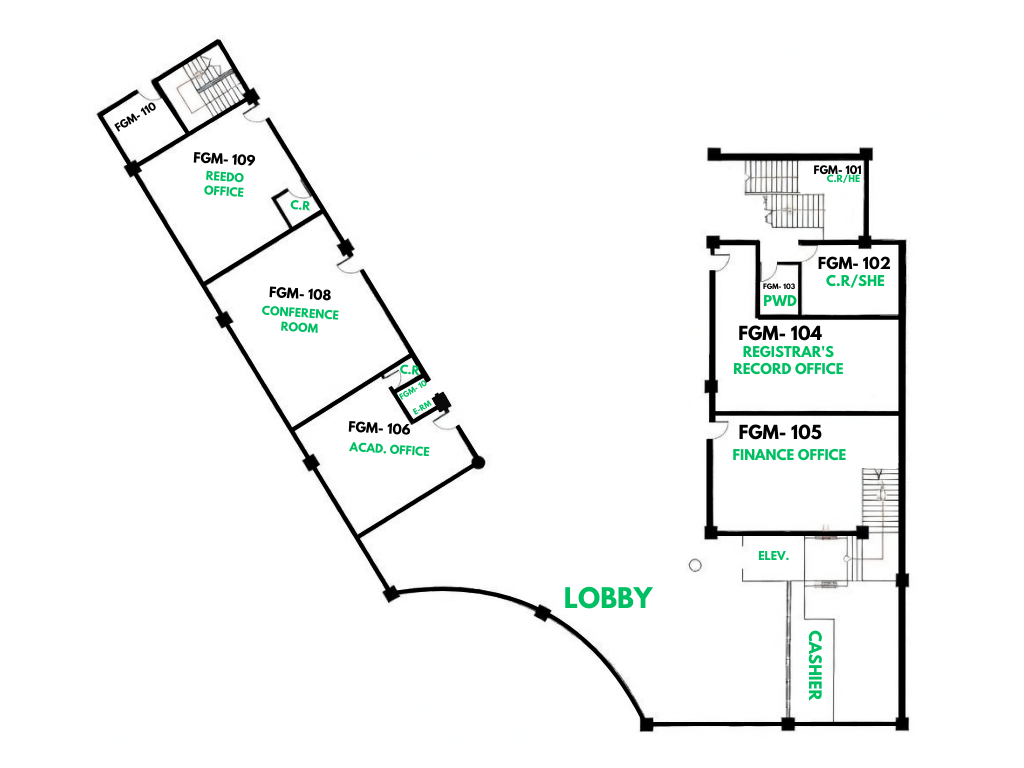
#> input picture SchoolBlueprints/FGM 1ST.png, 1024 x 768 px, found by its file name
$ python generate_data.py
#> lines starting #> are read from the running program, lines starting #| are printed output that depends on the picture; after the words box and inside, x2 and y2 are one past the last pixel; in counts of white or black regions, pixels touching at a corner belong together
import cv2
import numpy as np
import json
import os

# 🔧 SETTINGS
GRID_SIZE = 8        # Slightly larger cells = less noise
OUTPUT_DIR = "grids"

# 📁 INPUT DATA
data = {
    "FGM": {
        "Floor 1": "SchoolBlueprints/FGM 1ST.png",
        "Floor 2": "SchoolBlueprints/FGM 2ND.png",
        "Floor 3": "SchoolBlueprints/FGM 3RD.png",
        "Floor 4": "SchoolBlueprints/FGM 4TH.png",
        "Floor 5": "SchoolBlueprints/FGM 5TH.png"
    },
    "EMM": {
        "Floor 1": "SchoolBlueprints/EMM 1ST FLOOR.png",
        "Floor 2": "SchoolBlueprints/EMM 2ND FLOOR.png",
        "Floor 3": "SchoolBlueprints/EMM 3RD FLOOR.png",
        "Floor 4": "SchoolBlueprints/EMM 4TH FLOOR.png"
    }
}

os.makedirs(OUTPUT_DIR, exist_ok=True)


# ============================================================
# 🧱 WALL DETECTION — only detect DARK wall lines
# Blueprint backgrounds are white/light; walls are thick dark lines
# ============================================================
def detect_walls(img):
    gray = cv2.cvtColor(img, cv2.COLOR_BGR2GRAY)

    # Step 1: Threshold — only keep VERY dark pixels (actual wall lines)
    # Walls in blueprints are typically near-black (< 80 brightness)
    _, dark_only = cv2.threshold(gray, 80, 255, cv2.THRESH_BINARY_INV)

    # Step 2: Remove small noise dots (text, tiny marks)
    # Only keep structures that are at least 3x3 pixels
    kernel_open = np.ones((3, 3), np.uint8)
    cleaned = cv2.morphologyEx(dark_only, cv2.MORPH_OPEN, kernel_open)

    # Step 3: Dilate slightly so walls cover their grid cells properly
    kernel_dilate = np.ones((4, 4), np.uint8)
    thick = cv2.dilate(cleaned, kernel_dilate, iterations=1)

    return thick


# ============================================================
# 🧩 GRID GENERATION
# A cell is a wall only if it has SIGNIFICANT dark coverage
# ============================================================
def build_grid(thresh, img_shape):
    h, w = img_shape[:2]
    grid = []

    rows = (h + GRID_SIZE - 1) // GRID_SIZE
    cols = (w + GRID_SIZE - 1) // GRID_SIZE

    for gy in range(rows):
        row = []
        for gx in range(cols):
            y0 = gy * GRID_SIZE
            x0 = gx * GRID_SIZE
            y1 = min(y0 + GRID_SIZE, h)
            x1 = min(x0 + GRID_SIZE, w)

            cell = thresh[y0:y1, x0:x1]
            if cell.size == 0:
                row.append(0)
                continue

            wall_ratio = np.sum(cell > 0) / cell.size

            # Only mark as wall if >30% of the cell is dark
            # This prevents light-colored room fills from being marked as walls
            is_wall = wall_ratio > 0.30

            row.append(1 if is_wall else 0)

        grid.append(row)

    return grid


# ============================================================
# 🏠 ROOM DETECTION (unchanged)
# ============================================================
def detect_rooms(thresh):
    inv = cv2.bitwise_not(thresh)
    num_labels, labels, stats, centroids = cv2.connectedComponentsWithStats(inv)
    rooms = []
    for i in range(1, num_labels):
        x = stats[i, cv2.CC_STAT_LEFT]
        y = stats[i, cv2.CC_STAT_TOP]
        w = stats[i, cv2.CC_STAT_WIDTH]
        h = stats[i, cv2.CC_STAT_HEIGHT]
        area = stats[i, cv2.CC_STAT_AREA]
        if area > 5000:
            rooms.append({"x1": int(x), "y1": int(y), "x2": int(x+w), "y2": int(y+h)})
    return rooms


# ============================================================
# 🎨 DEBUG OVERLAY — walls shown in red
# ============================================================
def save_debug_overlay(img, grid, file_name):
    overlay = img.copy()
    h, w = overlay.shape[:2]

    for gy, row in enumerate(grid):
        for gx, cell in enumerate(row):
            if cell == 1:
                px = gx * GRID_SIZE
                py = gy * GRID_SIZE
                cv2.rectangle(
                    overlay,
                    (px, py),
                    (min(px + GRID_SIZE, w), min(py + GRID_SIZE, h)),
                    (0, 0, 255),
                    -1
                )

    debug = cv2.addWeighted(overlay, 0.5, img, 0.5, 0)
    cv2.imwrite(file_name, debug)


# ============================================================
# 🚀 MAIN PROCESS
# ============================================================
def process_all():
    for building, floors in data.items():
        print(f"\n🏢 {building}")

        for floor, path in floors.items():
            print(f"  ➜ {floor}")

            img = cv2.imread(path)
#> img is the input picture: shape (768, 1024, 3); mean B, G, R 244.1, 244.8, 243.4
            if img is None:
                print(f"  ❌ Missing: {path}")
                continue

            thresh = detect_walls(img)
#> in detect_walls, `_, dark_only = cv2.threshold(gray, 80, 255, cv2.THRESH_BINARY_INV)`:
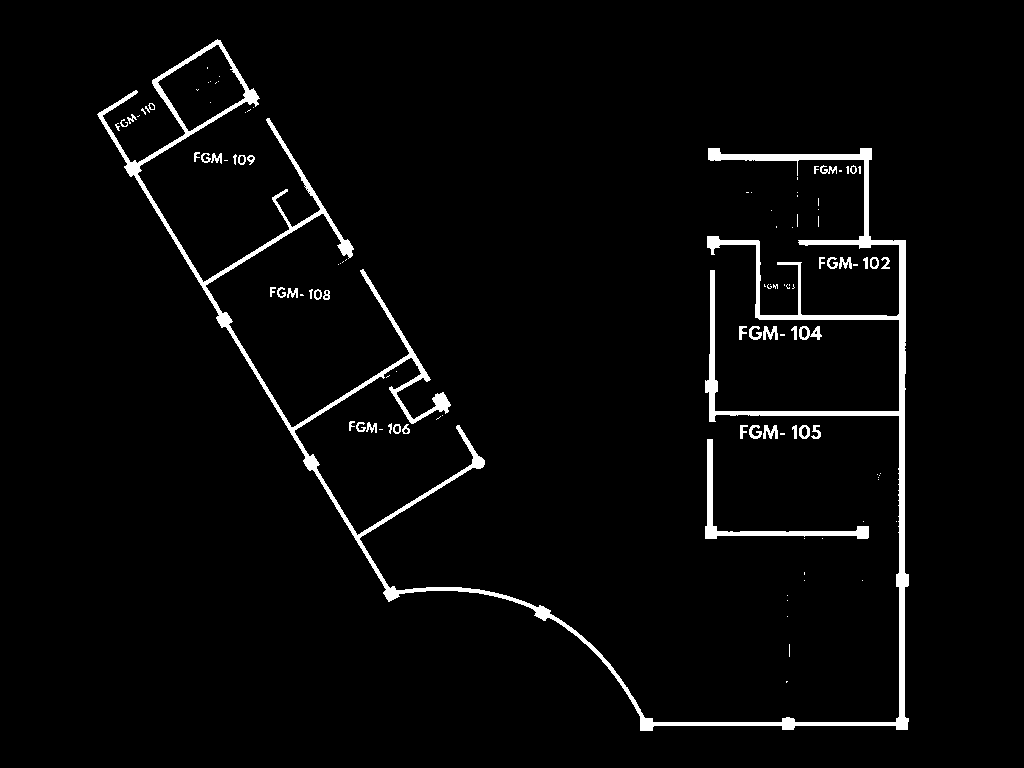
#> dark_only: shape (768, 1024); 3.1% white; 111 white regions (68 under 20 px), largest, box (x1, y1, x2, y2) and area: (97, 39, 909, 731) 20222, (705, 439, 869, 539) 1523, (799, 326, 822, 340) 171
#> in detect_walls, `cleaned = cv2.morphologyEx(dark_only, cv2.MORPH_OPEN, kernel_open)`: cleaned: shape (768, 1024); 2.9% white; 44 white regions (22 under 20 px), largest, box (x1, y1, x2, y2) and area: (98, 40, 909, 731) 19951, (705, 439, 869, 539) 1522, (272, 189, 288, 215) 105
#> in detect_walls, `thick = cv2.dilate(cleaned, kernel_dilate, iterations=1)`:
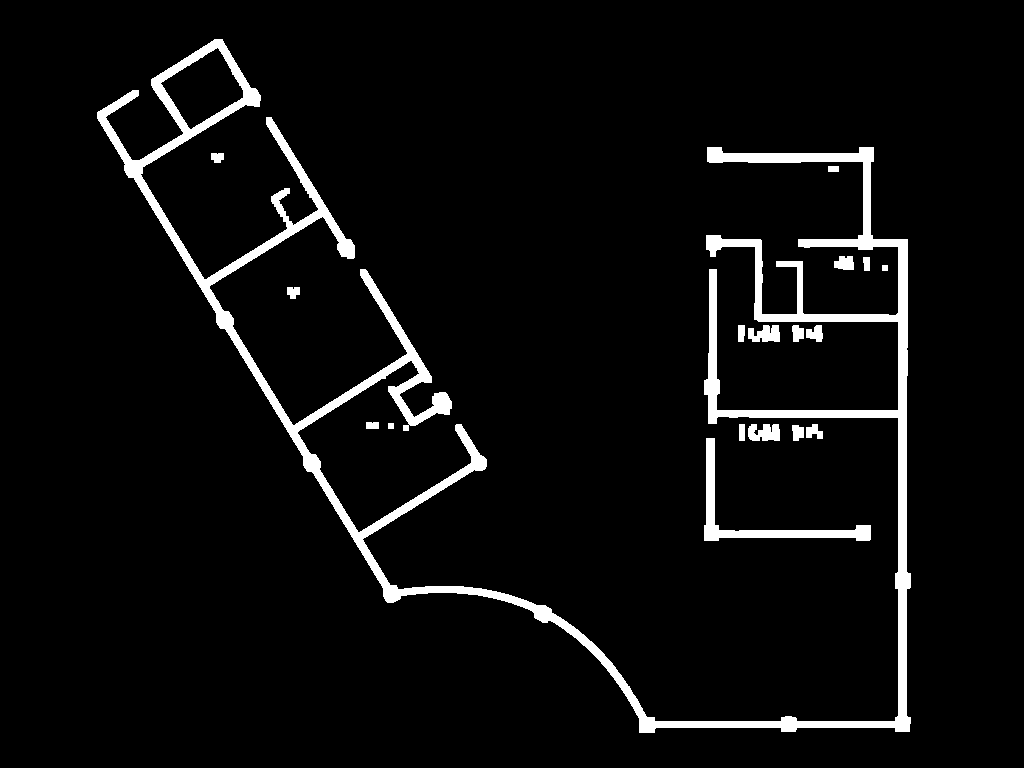
#> thick: shape (768, 1024); 5% white; 18 white regions, largest, box (x1, y1, x2, y2) and area: (97, 39, 911, 733) 34499, (704, 438, 871, 541) 2355, (748, 424, 780, 441) 446
            grid = build_grid(thresh, img.shape)
#> after the loop in build_grid, `for gy in range(rows):`: grid = 96 items
#> grid = 96 items
            rooms = detect_rooms(thresh)
#> in detect_rooms, `num_labels, labels, stats, centroids = cv2.connectedComponentsWithStat..`:
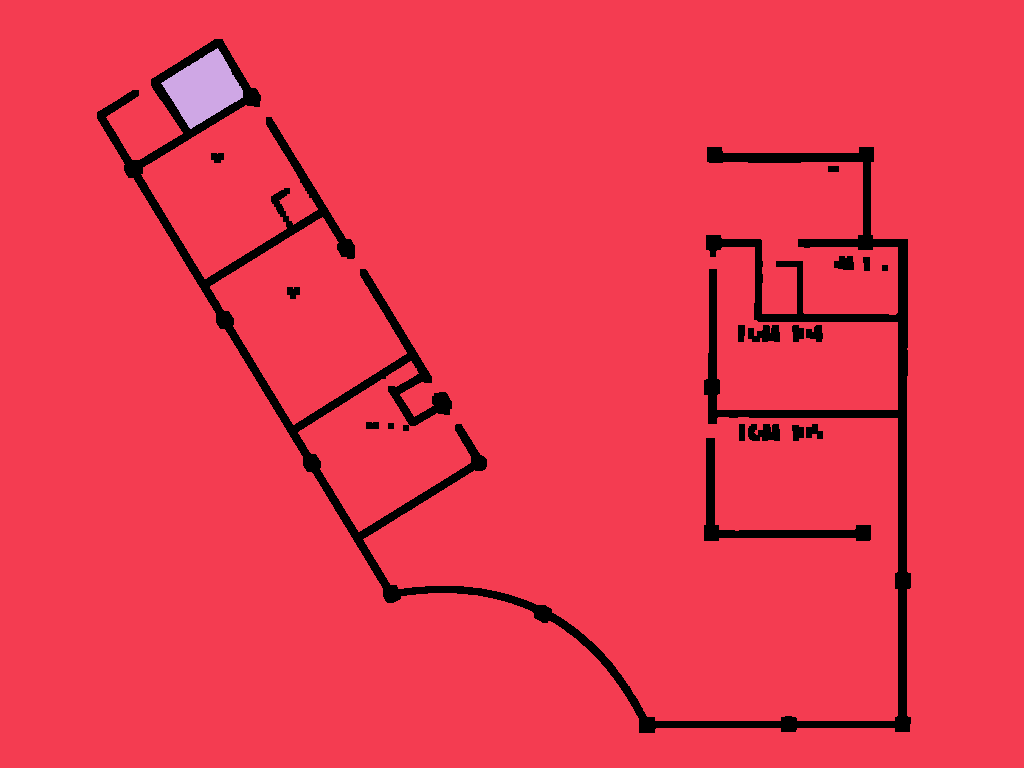
#> labels: shape (768, 1024) int32; 3 distinct labels, from 0 to 2; one colour per label, 0 black
#> in detect_rooms, `num_labels, labels, stats, centroids = cv2.connectedComponentsWithStat..`: num_labels = 3; stats = [[97, 39, 814, 694, 39409], [0, 0, 1024, 768, 743410], [161, 48, 82, 81, 3613]]; centroids = [[572.6, 375.9], [509.8, 385.3], [203.1, 88.27]]
#> the loop in detect_rooms, `for i in range(1, num_labels):` made 2 passes
#> after the loop in detect_rooms, `for i in range(1, num_labels):`: rooms = 1 item
#> rooms = 1 item

            # 📊 Stats
            total = sum(len(row) for row in grid)
#> total = 12288
            walls = sum(cell for row in grid for cell in row)
#> walls = 823
            walkable = total - walls
#> walkable = 11465
            pct = int((walkable / total) * 100) if total > 0 else 0
#> pct = 93

            print(f"     Grid: {len(grid[0])}x{len(grid)}")
#|      Grid: 128x96
            print(f"     Walls: {walls} | Walkable: {walkable} ({pct}%)")
#|      Walls: 823 | Walkable: 11465 (93%)

            if pct < 40:
                print(f"  ⚠️  Only {pct}% walkable — try lowering the threshold in detect_walls()")
            elif pct > 90:
                print(f"  ⚠️  {pct}% walkable — walls may not be detected, try raising the threshold")
#|   ⚠️  93% walkable — walls may not be detected, try raising the threshold
            else:
                print(f"  ✅ Walkable ratio looks good ({pct}%)")

            # 💾 Save JSON
            file_name = f"{building}_{floor.replace(' ', '_')}.json"
            with open(os.path.join(OUTPUT_DIR, file_name), "w") as f:
                json.dump({"grid": grid, "rooms": rooms}, f)

            # 🖼 Save debug images
            thresh_path = os.path.join(OUTPUT_DIR, file_name.replace(".json", "_thresh.png"))
            grid_path   = os.path.join(OUTPUT_DIR, file_name.replace(".json", "_grid.png"))

            cv2.imwrite(thresh_path, thresh)
            save_debug_overlay(img, grid, grid_path)
#> the loop in save_debug_overlay, `for gy, row in enumerate(grid):` made 96 passes
#> after the loop in save_debug_overlay, `for gy, row in enumerate(grid):`:
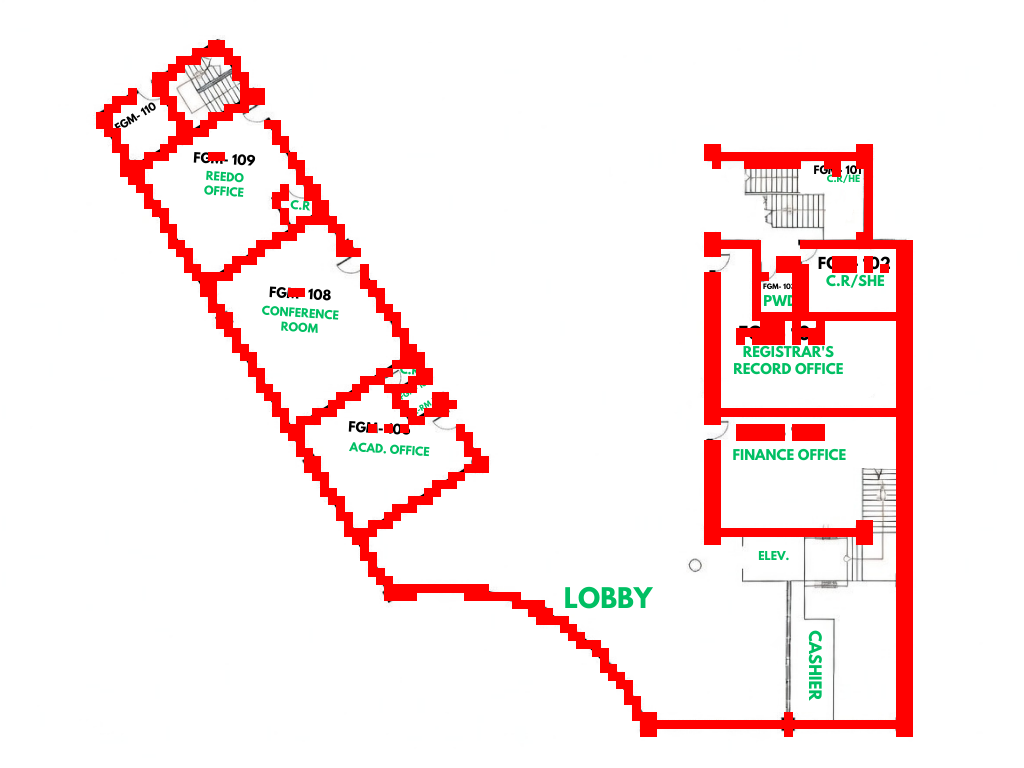
#> overlay: shape (768, 1024, 3); 7.38% of pixels changed, all inside (x1, y1, x2, y2) = (96, 40, 913, 737)
#> in save_debug_overlay, `debug = cv2.addWeighted(overlay, 0.5, img, 0.5, 0)`:
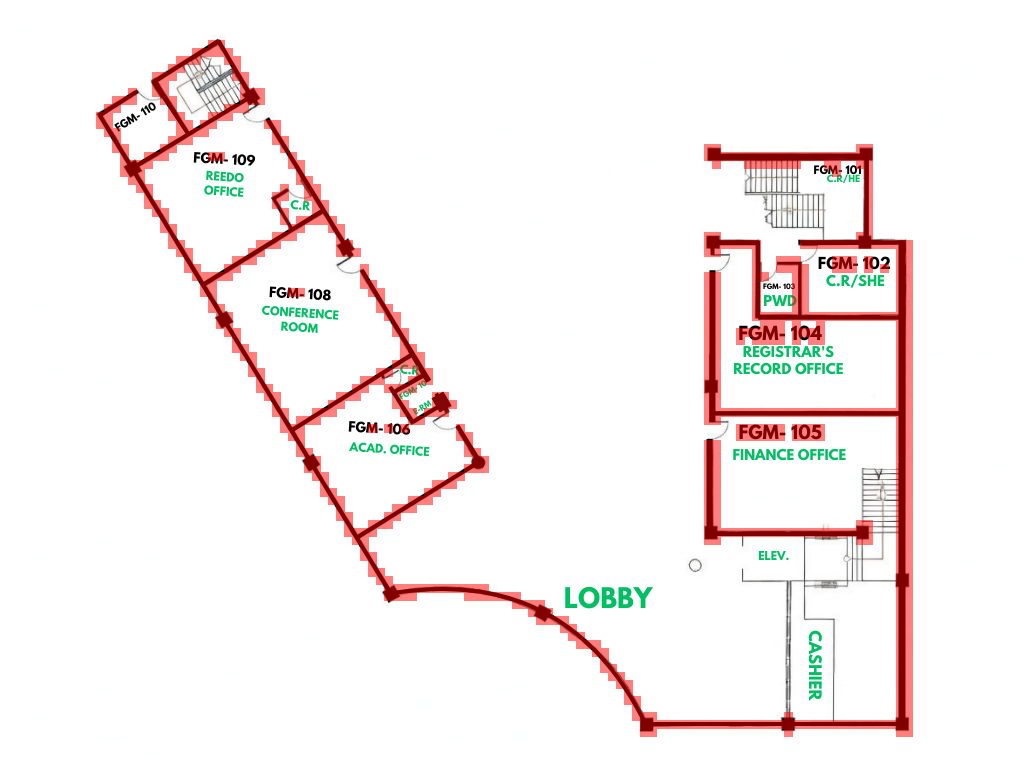
#> debug: shape (768, 1024, 3); mean B, G, R 238.9, 239.5, 247.6

            print(f"  ✅ Saved: {file_name}")
#> pass 2 of the loop in process_all, `for building, floors in data.items():`:
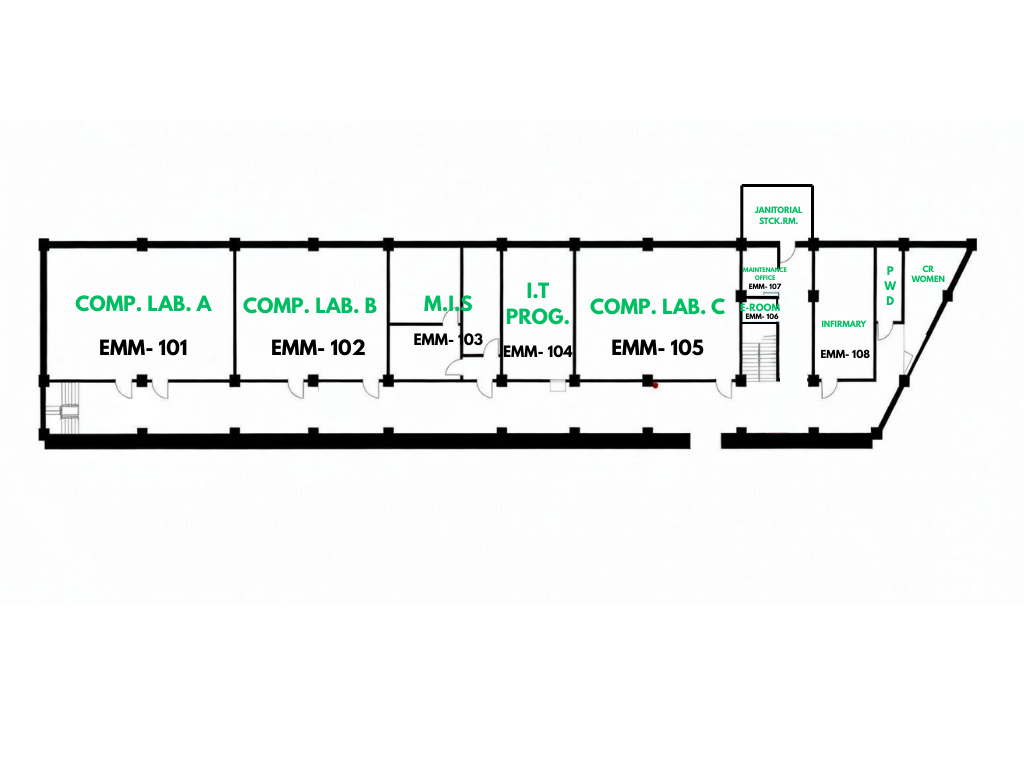
#> input picture SchoolBlueprints/EMM 1ST FLOOR.png, 1024 x 768 px, found by its file name
#> in process_all, img is the input picture: shape (768, 1024, 3); mean B, G, R 241.7, 242.4, 241
#> in detect_walls (call 6), `_, dark_only = cv2.threshold(gray, 80, 255, cv2.THRESH_BINARY_INV)`:
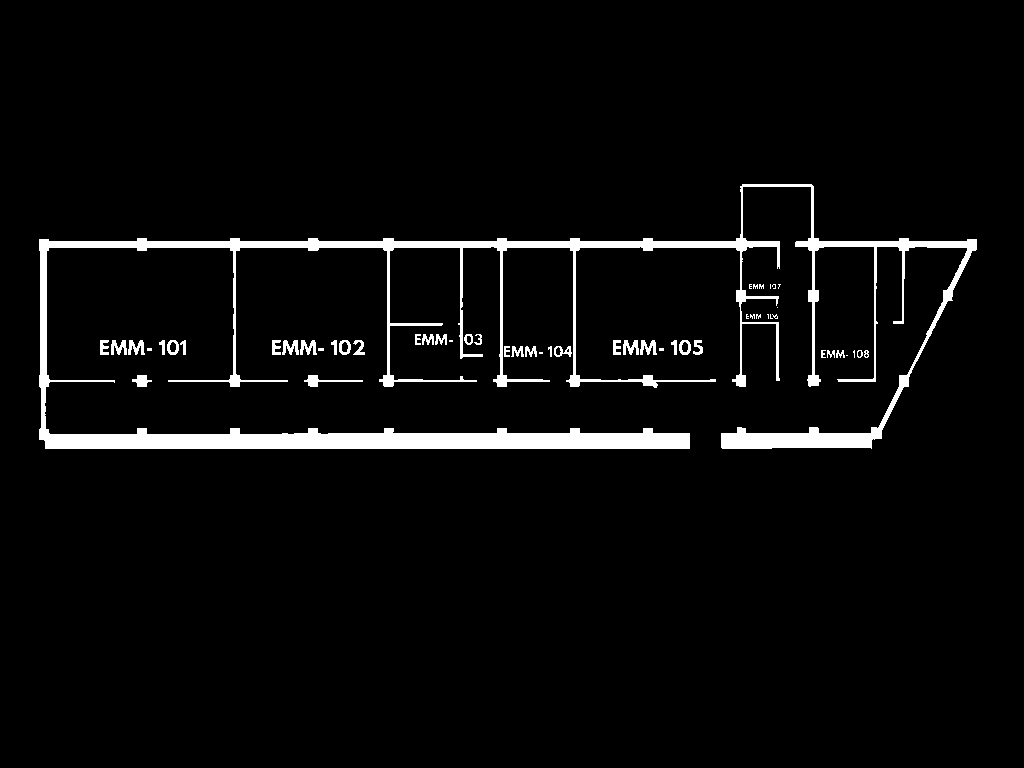
#> dark_only: shape (768, 1024); 4.1% white; 56 white regions (20 under 20 px), largest, box (x1, y1, x2, y2) and area: (39, 184, 977, 449) 28574, (304, 375, 363, 387) 218, (282, 340, 299, 355) 158
#> cleaned: shape (768, 1024); 3.8% white; 75 white regions (28 under 20 px), largest, box (x1, y1, x2, y2) and area: (39, 234, 780, 449) 19551, (742, 184, 977, 386) 3105, (721, 374, 910, 449) 2899
#> thick: shape (768, 1024); 5.6% white; 29 white regions, largest, box (x1, y1, x2, y2) and area: (38, 233, 782, 451) 26638, (739, 183, 979, 388) 5312, (720, 369, 914, 451) 3765
#> in save_debug_overlay (call 6), `debug = cv2.addWeighted(overlay, 0.5, img, 0.5, 0)`:
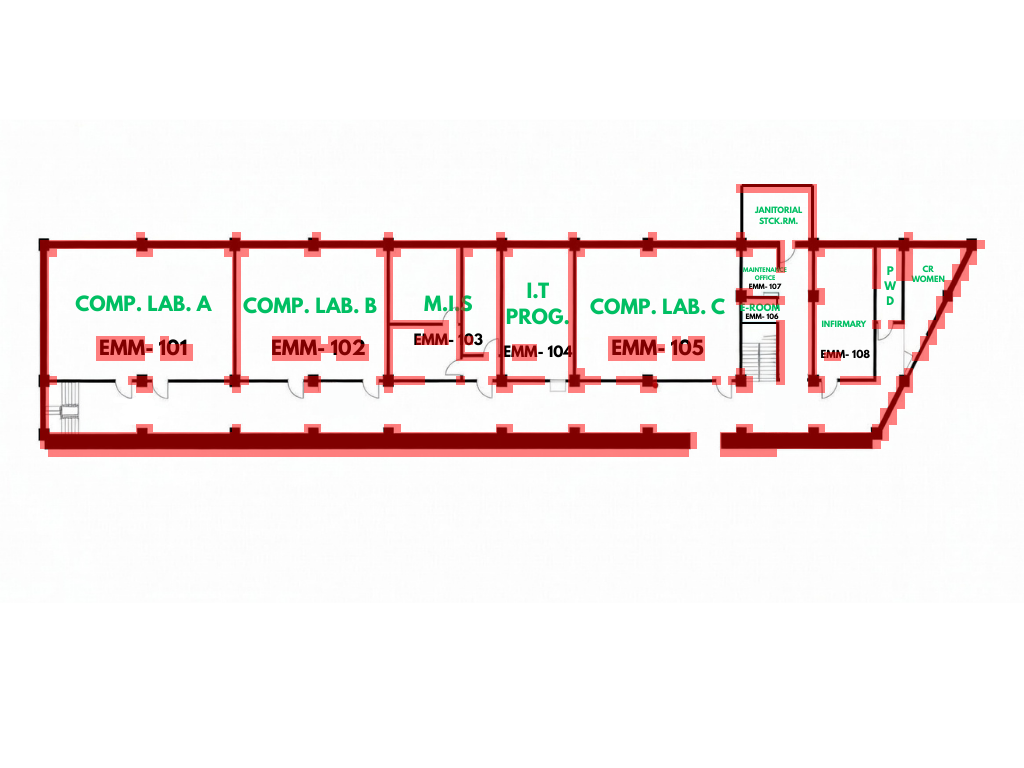
#> debug: shape (768, 1024, 3); mean B, G, R 237.3, 238, 246.1

    print("\n DONE! Check the _grid.png files — red = wall, original = walkable.")
    print("If too much is red, lower the threshold in detect_walls() (line: '_, dark_only = ...')")
    print("Try values between 60–120. Lower = stricter (less wall), Higher = more wall.")


# ▶️ RUN
if __name__ == "__main__":
    process_all()
